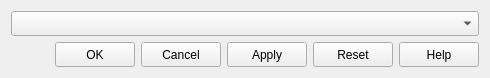
<?xml version="1.0" encoding="UTF-8"?>
<ui version="4.0">
 <class>DialogMenuAndButtonsWidget</class>
 <widget class="QWidget" name="DialogMenuAndButtonsWidget">
  <property name="geometry">
   <rect>
    <x>0</x>
    <y>0</y>
    <width>490</width>
    <height>76</height>
   </rect>
  </property>
  <property name="windowTitle">
   <string/>
  </property>
  <layout class="QVBoxLayout" name="verticalLayout">
   <item>
    <layout class="QGridLayout" name="mMenuAndButtonsLayout">
     <item row="1" column="0">
      <spacer name="mButtonsSpacer">
       <property name="orientation">
        <enum>Qt::Horizontal</enum>
       </property>
       <property name="sizeHint" stdset="0">
        <size>
         <width>40</width>
         <height>20</height>
        </size>
       </property>
      </spacer>
     </item>
     <item row="1" column="1">
      <widget class="QPushButton" name="mOkay">
       <property name="minimumSize">
        <size>
         <width>0</width>
         <height>25</height>
        </size>
       </property>
       <property name="toolTip">
        <string>This allows the user to apply changes and close the dialog.</string>
       </property>
       <property name="text">
        <string>OK</string>
       </property>
       <property name="autoDefault">
        <bool>false</bool>
       </property>
      </widget>
     </item>
     <item row="1" column="4">
      <widget class="QPushButton" name="mReset">
       <property name="minimumSize">
        <size>
         <width>0</width>
         <height>25</height>
        </size>
       </property>
       <property name="toolTip">
        <string>This allows the user to reset the geometric transformation of the ghost scenario/selection of objects.</string>
       </property>
       <property name="text">
        <string>Reset</string>
       </property>
       <property name="autoDefault">
        <bool>false</bool>
       </property>
      </widget>
     </item>
     <item row="1" column="5">
      <widget class="QPushButton" name="mHelp">
       <property name="minimumSize">
        <size>
         <width>0</width>
         <height>25</height>
        </size>
       </property>
       <property name="toolTip">
        <string>This displays the brief help text for the dialog.</string>
       </property>
       <property name="text">
        <string>Help</string>
       </property>
       <property name="autoDefault">
        <bool>false</bool>
       </property>
      </widget>
     </item>
     <item row="1" column="3">
      <widget class="QPushButton" name="mApply">
       <property name="minimumSize">
        <size>
         <width>0</width>
         <height>25</height>
        </size>
       </property>
       <property name="toolTip">
        <string>This allows the user to apply the geometric transformation to the real scenario/selection of objects.</string>
       </property>
       <property name="text">
        <string>Apply</string>
       </property>
       <property name="autoDefault">
        <bool>false</bool>
       </property>
      </widget>
     </item>
     <item row="0" column="0" colspan="6">
      <widget class="UtQtComboBox" name="mMenu">
       <property name="minimumSize">
        <size>
         <width>0</width>
         <height>25</height>
        </size>
       </property>
       <property name="toolTip">
        <string>This allows the user to switch modes in the dialog.</string>
       </property>
      </widget>
     </item>
     <item row="1" column="2">
      <widget class="QPushButton" name="mCancel">
       <property name="minimumSize">
        <size>
         <width>0</width>
         <height>25</height>
        </size>
       </property>
       <property name="text">
        <string>Cancel</string>
       </property>
      </widget>
     </item>
    </layout>
   </item>
  </layout>
 </widget>
 <customwidgets>
  <customwidget>
   <class>UtQtComboBox</class>
   <extends>QComboBox</extends>
   <header>UtQtComboBox.hpp</header>
  </customwidget>
 </customwidgets>
 <resources/>
 <connections/>
</ui>
